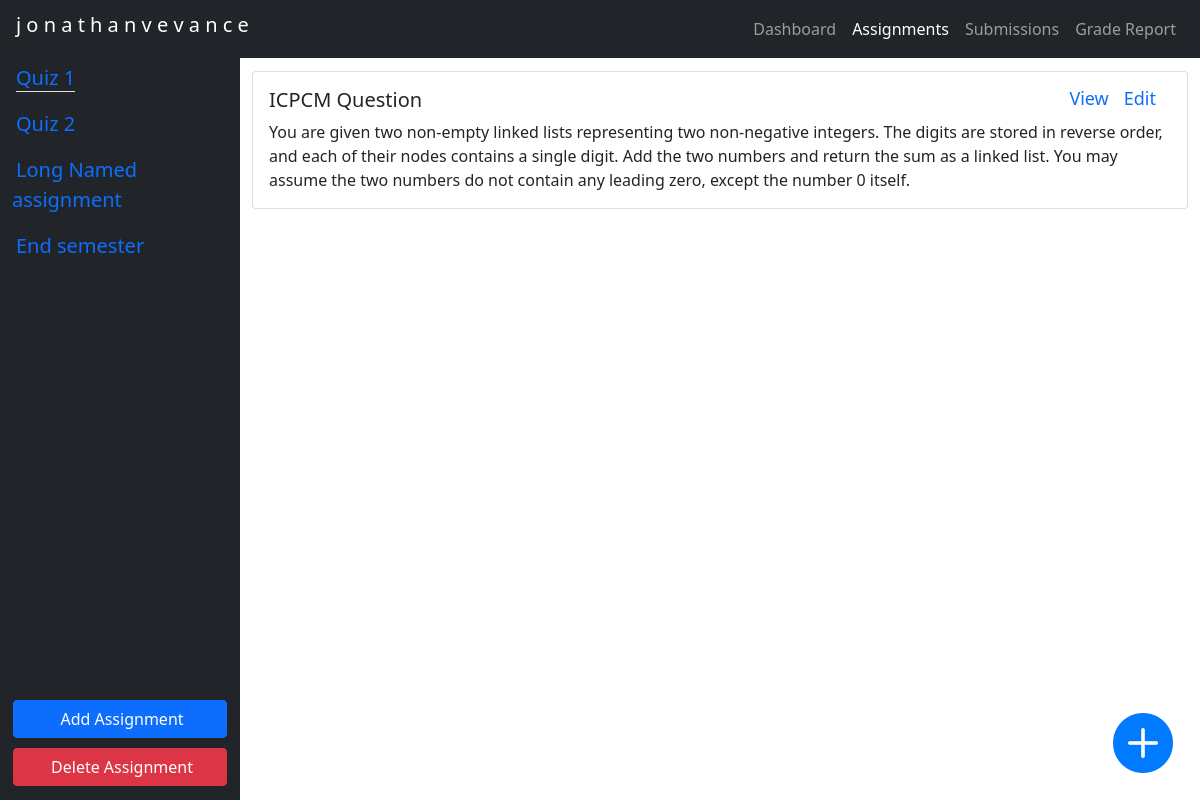
Page /show_assignment/1 on the committed database.
### setter/models.py (models this page shows, shortened)
class Assignment(models.Model):
    title = models.CharField(max_length=30, unique=True)

class Question(models.Model):
    assignment = models.ForeignKey(Assignment, on_delete=models.CASCADE)
    title = models.CharField(max_length=100, null=True, blank=True)
    description = RichTextField(null=True, blank=True)

### setter/views.py (the view)
# urls.py: path('show_assignment/<int:pk>', views.assignments, name='assignment-id'),
def assignments(request, pk=None):
    if pk: # TODO: does key exist check
        assignment = Assignment.objects.get(id=pk)
        questions = assignment.question_set.all()
    else:
        assignment, questions = None, []
    all_assignments = Assignment.objects.all()
    context = {
        'title': "Assignments",
        'nbar_link': "assignments",
        'questions': questions,
        'all_assignments': all_assignments,
        'this_assignment': assignment,
    }
    return render(request, "setter/assignments.html", context)

### setter/templates/setter/assignments.html (shortened to what this page needs)
{% extends 'setter/base.html' %}
{% block css_content %}
{% load static %}
<link rel="stylesheet" href="{% static 'setter/assignments.css' %}">
{% endblock css_content %}
{% block content %}
<div class="row">
    <div class="col-sm-4 bg-dark text-light text-center" id="sidebar">
        {% for assignment in all_assignments %}
        <a href="{% url 'setter:assignment-id' assignment.id %}" class="lead text-primary nav-link text-start px-0">
            <span class="ms-1 {% if this_assignment == assignment %}border-bottom{% endif %}">
                {{ assignment.title }}</span>
        </a>
        {% endfor %}
    </div>
    <div id="sidebar-buttons" class="bg-dark">
        <a href="#" class="btn btn-primary" data-bs-toggle="modal" data-bs-target="#add-assignment">
            <span class="ms-1">Add Assignment</span>
        </a>
        <a href="#" class="btn btn-danger {% if this_assignment == None %} disabled {% endif %}" data-bs-toggle="modal"
            data-bs-target="#delete-assignment"> <span class=" ms-1">Delete Assignment</span>
        </a>
    </div>
</div>
<div class="col-sm-4" id="questions">
    {% for question in questions %}
    <div class="card mt-3">
        <div class="card-body">
            <h5 class="card-title">{{ question.title }} <a class="question-link"
                    href="{% url 'setter:edit-question' question.id %}">Edit</a> <a class="question-link" href="#"
                    data-bs-toggle="modal" data-bs-target="#question-modal-{{ question.id }}">View</a></h5>
            <p class="card-text">{{ question.description|safe }}</p>
        </div>
    </div>
    {% endfor %}
</div>
{% if this_assignment != None %}
<a href="{% url 'setter:add-question' this_assignment.id %}" name="add-question"
    class="btn float-btn {% if this_assignment == None %}disabled{% endif %}">
    <i class="bi bi-plus-circle-fill tooltip-test" title="Add question"></i>
</a>
{% endif %}
{% endblock content %}

### setter/templates/setter/base.html (shortened to what this page needs)
<!DOCTYPE html>
<html lang="en">
<head>
    <link href="https://cdn.jsdelivr.net/npm/bootstrap@5.1.3/dist/css/bootstrap.min.css" rel="stylesheet"
>
    <link rel="stylesheet" href="https://cdn.jsdelivr.net/npm/bootstrap-icons@1.8.1/font/bootstrap-icons.css">
    {% block css_content %} {% endblock css_content %}
</head>
<body>
    {% include 'setter/navbar.html' %}
    {% block content %} {% endblock content %}
</body>
</html>

### setter/templates/setter/navbar.html (shortened to what this page needs)
<nav class="navbar navbar-expand-lg navbar-dark bg-dark fixed-top">
    <div class="container-fluid pe-3 ps-3">
        <a class="navbar-brand h1" href="#">j o n a t h a n v e v a n c e</a>
        <div class="collapse navbar-collapse" id="navbarNavAltMarkup">
            <div class="navbar-nav ms-auto">
                <a class="nav-link {% if nbar_link == 'dashboard' %}active{% endif %}"
                    href="{% url 'setter:dashboard' %}">Dashboard</a>
                <a class="nav-link {% if nbar_link == 'assignments' %}active{% endif %}"
                    href="{% url 'setter:assignments' %}">Assignments</a>
                <a class="nav-link {% if nbar_link == 'submissions' %}active{% endif %}" href="#">Submissions</a>
                <a class="nav-link {% if nbar_link == 'grade_report' %}active{% endif %}" href="#">Grade Report</a>
            </div>
        </div>
    </div>
</nav>

### setter/static/setter/assignments.css (style rules this page uses)
#sidebar { position: absolute; top: 55px; bottom: 120px; left: 0; width: 20%; overflow-y: scroll; }
#questions { position: absolute; top: 55px; bottom: 0px; right: 0; overflow-y: scroll; width: 80%; }
.question-link { font-size: 90%; font-weight: 400; float: right; margin-right: 15px; text-decoration: none; }
#sidebar-buttons { position: fixed; bottom: 0; left: 0; width: 20%; height: 120px; padding-top: 20px; text-align: center; }
#sidebar-buttons a { text-align: center; width: 99%; margin-bottom: 10px; }
.float-btn { position: fixed; width: 60px; height: 60px; bottom: 50px; right: 40px; border-radius: 50px; text-align: center; font-size: 60px; transition: all 0.1s; }
.float-btn i { color: #007bff; }

### setter/templates/setter/base.html (style rules this page uses)
body { padding-top: 55px; }

### rows in the picture
Assignment: title "Quiz 1"
Assignment: title "Quiz 2"
Assignment: title "Long Named assignment"
Assignment: title "End semester"
Question: title "ICPCM Question", description "You are given two non-empty linked lists representing two non-negative integers. The digits are stored in reverse order, and each of their nodes contains a single digit. Add the two numbers and return the sum as a linked list. You may assume the two numbers do not contain any leading zero, except the number 0 itself."
